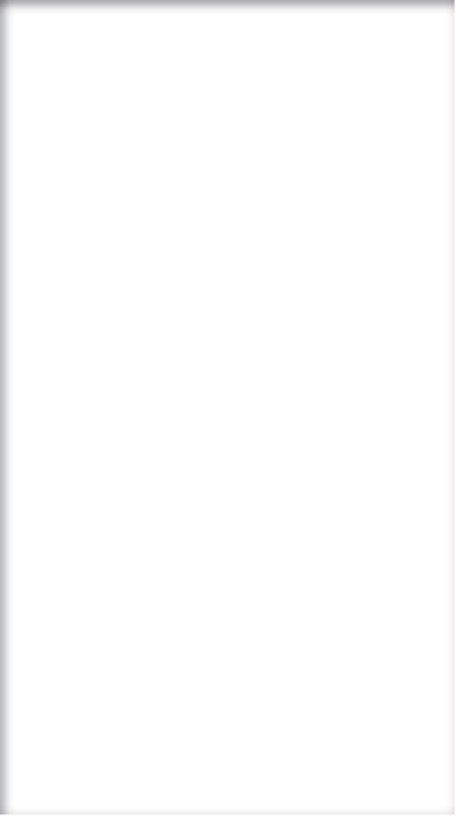
#> input picture assets/generated/mat_window_depth.png, 912 x 1632 px (shown at 1/2 size); the run also reads 1 picture not shown here
$ python render_card_png.py
#> lines starting #> are read from the running program, lines starting #| are printed output that depends on the picture
### scripts/_utils.py
"""
SSRGenerate — アセット生成スクリプト共通ユーティリティ

- card-config.js の読み込み (`load_card_config`)
- 決定論的シード解決 (`resolve_seed`)
- スカラー補間・色変換・合成ヘルパー (`smoothstep`, `linear_to_srgb`, `srgb_to_unpremul_rgba`, `porter_duff_over`, `tight_crop_rgba`)
- 斜め多段ストップ・リニアグラデーション生成 (`make_linear_gradient`)
- 多周波微細シボ高さマップ生成 (`generate_micro_emboss_height`)
- 標準偏差正規化 (`norm_std`)
- カード物理寸法・金属パレット定数 (`CARD_*`, `GOLD_RAMP`, `SILVER_RAMP`)
- 金属レリーフ陰影（法線勾配ランバート＋ブリン・フォン）(`shade_metal_relief`)
- 高速PNG保存ヘルパー (`save_png`)
"""
from __future__ import annotations

from dataclasses import dataclass
import io
import json
import math
import os
import re
import subprocess
import time
from pathlib import Path
from typing import Any, Dict, List, Tuple

import numpy as np
from PIL import Image, ImageDraw, ImageOps
from scipy.ndimage import gaussian_filter

PROJECT_ROOT = Path(__file__).resolve().parent.parent
ASSETS_DIR = PROJECT_ROOT / "assets"
FONTS_DIR = ASSETS_DIR / "fonts"
CUSTOM_FONTS_DIR = ASSETS_DIR / "fonts_custom"
OUT_DIR = ASSETS_DIR / "generated"
CONFIG_PATH = PROJECT_ROOT / "card-config.js"
DEFAULT_SEED = 20261120

# キャンバス・リザルトカードの物理寸法（compositions/shared-base.css の --card-w / --card-h / --card-border と一致させること）
CANVAS_W = 1080
CANVAS_H = 1920
CARD_W = 900
CARD_H = 1590
CARD_BORDER = 20
CARD_OUTER_R = 40
CARD_INNER_R = 24
CARD_INNER_W = CARD_W - CARD_BORDER * 2
CARD_INNER_H = CARD_H - CARD_BORDER * 2


@dataclass(frozen=True)
class LayoutSpec:
    orientation: str      # "portrait" | "landscape"
    canvas_w: int         # 1080 | 1920
    canvas_h: int         # 1920 | 1080
    card_w: int           # 900  | 1480
    card_h: int           # 1590 | 860
    card_border: int      # 20
    card_outer_r: int     # 40
    card_inner_r: int     # 24
    card_inner_w: int     # 860  | 1440
    card_inner_h: int     # 1550 | 820


PORTRAIT_LAYOUT = LayoutSpec(
    orientation="portrait",
    canvas_w=1080,
    canvas_h=1920,
    card_w=900,
    card_h=1590,
    card_border=CARD_BORDER,
    card_outer_r=CARD_OUTER_R,
    card_inner_r=CARD_INNER_R,
    card_inner_w=900 - CARD_BORDER * 2,
    card_inner_h=1590 - CARD_BORDER * 2,
)

LANDSCAPE_LAYOUT = LayoutSpec(
    orientation="landscape",
    canvas_w=1920,
    canvas_h=1080,
    card_w=1480,
    card_h=860,
    card_border=CARD_BORDER,
    card_outer_r=CARD_OUTER_R,
    card_inner_r=CARD_INNER_R,
    card_inner_w=1480 - CARD_BORDER * 2,
    card_inner_h=860 - CARD_BORDER * 2,
)

HTML_TARGETS = (
    PROJECT_ROOT / "index.html",
    PROJECT_ROOT / "compositions" / "scene-summon.html",
    PROJECT_ROOT / "compositions" / "scene-result.html",
)

# 金属パレット（白 → シャンパン → 琥珀 → 暗褐の明暗階調）
GOLD_RAMP: List[Tuple[int, int, int]] = [
    (58, 34, 14),     # 暗褐
    (140, 88, 30),    # 琥珀影
    (212, 162, 76),   # 琥珀
    (242, 223, 179),  # シャンパン
    (255, 253, 245),  # 白金
]
SILVER_RAMP: List[Tuple[int, int, int]] = [
    (36, 40, 52),
    (104, 112, 132),
    (178, 186, 204),
    (226, 232, 242),
    (255, 255, 255),
]


def parse_attribute_parts(
    raw_attr: str = "",
    badge: Any = None,
    label: Any = None,
) -> Tuple[str, str]:
    """
    属性設定を (badge_char, label_text) へ正規化する。
    - attributeBadge / attributeLabel が指定されていれば優先（"__EMPTY__" / "none" は空文字列化）
    - 両方未指定の場合のみ、従来の attribute 文字列（例: "光属性 / BABY"）を後方互換パース
    """
    has_split = (badge is not None) or (label is not None)
    if has_split:
        raw_b = str(badge or "").strip()
        raw_l = str(label or "").strip()
        if raw_b == "__EMPTY__" or raw_b.lower() == "none":
            raw_b = ""
        if raw_l == "__EMPTY__" or raw_l.lower() == "none":
            raw_l = ""
        b = raw_b[:1]
        l = raw_l
        if not b and not l:
            return "", ""
        return b, l

    clean = str(raw_attr or "").strip()
    if not clean or clean == "__EMPTY__" or clean.lower() == "none":
        return "", ""
    parts = [p.strip() for p in clean.replace("／", "/").split("/") if p.strip()]
    if len(parts) >= 2:
        jp = parts[0]
        b = jp.replace("属性", "").strip()[:1] or jp[:1]
        return b, parts[1]
    # スラッシュなし単体文字列の場合
    b = clean.replace("属性", "").strip()[:1] or clean[:1]
    return b, clean


def format_attribute_key_text(
    cfg_or_raw: Any = "",
    badge: Any = None,
    label: Any = None,
) -> str:
    """(b, l) から "b / l" または "l" または "b" または "" を組み立てる"""
    if isinstance(cfg_or_raw, dict):
        raw_attr = cfg_or_raw.get("attribute", "")
        has_split = ("attributeBadge" in cfg_or_raw) or ("attributeLabel" in cfg_or_raw)
        b_val = cfg_or_raw.get("attributeBadge") if has_split else None
        l_val = cfg_or_raw.get("attributeLabel") if has_split else None
        b, l = parse_attribute_parts(raw_attr=str(raw_attr or ""), badge=b_val, label=l_val)
    else:
        b, l = parse_attribute_parts(raw_attr=str(cfg_or_raw or ""), badge=badge, label=label)

    if b and l:
        return f"{b} / {l}"
    return l or b


# [48 lines left out: function apply_config_overrides, not called in this run]


def load_card_config() -> Dict[str, Any]:
    """card-config.js から window.SSR_CARD_CONFIG を読み込み、環境変数オーバーライドがあれば適用する。
    親プロセスが SSR_RESOLVED_CONFIG_JSON を設定している場合は即座にパースして返し、Node.js 多重起動を抑止する。
    """
    cached_json = os.environ.get("SSR_RESOLVED_CONFIG_JSON", "").strip()
    if cached_json:
        try:
            return json.loads(cached_json)
        except Exception:
            pass

    cfg: Dict[str, Any] = {}
    if CONFIG_PATH.exists():
        try:
            res = subprocess.run(
                [
                    "node",
                    "-e",
                    (
                        "const fs=require('fs');"
                        "const window={};"
                        "eval(fs.readFileSync(process.argv[1],'utf8'));"
                        "process.stdout.write(JSON.stringify(window.SSR_CARD_CONFIG||{}));"
                    ),
                    str(CONFIG_PATH),
                ],
                capture_output=True,
                text=True,
                encoding="utf-8",
                check=True,
            )
            cfg = json.loads(res.stdout)
        except Exception:
            cfg = {}

    env_ov = os.environ.get("SSR_CARD_CONFIG_OVERRIDES", "").strip()
    if env_ov:
        try:
            cfg = apply_config_overrides(cfg, json.loads(env_ov))
        except Exception:
            pass
    return cfg


def resolve_photo_path(photo_rel: str) -> Path:
    raw = str(photo_rel or "assets/photo.jpg").strip()
    p = Path(raw)
    if p.is_absolute():
        return p
    return PROJECT_ROOT / raw.lstrip("./\\")


def resolve_layout(cfg: Dict[str, Any] | None = None) -> LayoutSpec:
    """
    cfg["orientation"] ("portrait" | "landscape" | "auto") を解決して LayoutSpec を返す。
    "auto" の場合は EXIF 回転補正後の入力写真サイズで width > height なら landscape とする。
    """
    c = cfg if cfg is not None else load_card_config()
    raw_ori = str(c.get("orientation", "portrait") or "portrait").strip().lower()
    if raw_ori == "landscape":
        return LANDSCAPE_LAYOUT
    if raw_ori == "auto":
        photo_path = resolve_photo_path(str(c.get("photo", "assets/photo.jpg")))
        if photo_path.is_file():
            try:
                with Image.open(photo_path) as im:
                    im_t = ImageOps.exif_transpose(im)
                    w, h = im_t.size
                if w > h:
                    return LANDSCAPE_LAYOUT
            except Exception:
                pass
    return PORTRAIT_LAYOUT


# [37 lines left out: functions sync_html_resolution, resolve_seed, not called in this run]


def save_png(img: Image.Image, path: Path, compress_level: int = 6) -> None:
    """総当たりフィルタ探索(optimize=True)を避け、並列エンコード＋リトライ付きで安全にPNG保存する"""
    buf = io.BytesIO()
    img.save(buf, format="PNG", compress_level=compress_level)
    data = buf.getvalue()
    for attempt in range(5):
        try:
            with open(path, "wb") as f:
                f.write(data)
            return
        except OSError:
            if attempt == 4:
                raise
            time.sleep(0.08 * (attempt + 1))


# [22 lines left out: functions smoothstep, linear_to_srgb, srgb_to_unpremul_rgba, not called in this run]


def porter_duff_over(
    fg_rgb: np.ndarray,
    fg_a: np.ndarray,
    bg_rgb: np.ndarray,
    bg_a: np.ndarray,
) -> Tuple[np.ndarray, np.ndarray]:
    """Porter-Duff Over 合成: 前景 (fg_rgb, fg_a) を 背景 (bg_rgb, bg_a) の上に重ねる"""
    a = fg_a + bg_a * (1.0 - fg_a)
    rgb = (fg_rgb * fg_a[..., None] + bg_rgb * (bg_a * (1.0 - fg_a))[..., None]) / np.maximum(a, 1e-5)[..., None]
    return np.clip(rgb, 0.0, 1.0), np.clip(a, 0.0, 1.0)


# [135 lines left out: functions tight_crop_rgba, norm_std, make_linear_gradient, generate_micro_emboss_height, gaussian_blur_f, ramp_lookup and 2 more, not called in this run]


def rgba_from_float(rgb: np.ndarray, alpha: np.ndarray) -> Image.Image:
    """float RGB [0,1] と alpha [0,1] から RGBA Image を生成する"""
    h, w = alpha.shape
    out = np.zeros((h, w, 4), dtype=np.uint8)
    out[..., :3] = (np.clip(rgb, 0.0, 1.0) * 255.0 + 0.5).astype(np.uint8)
    out[..., 3] = (np.clip(alpha, 0.0, 1.0) * 255.0 + 0.5).astype(np.uint8)
    return Image.fromarray(out, mode="RGBA")


# [17 lines left out: function generate_film_grain_overlay, not called in this run]

### scripts/render_card_png.py
"""
SSRGenerate — フル解像度 SSR カード静止画 PNG 合成エンジン (縦 900x1590 / 横 1480x860)

動画レンダリングとは独立して、フル解像度座標系と
生成済み物理箔タイポグラフィ・虹金属箔フレーム・適応型ビネット・ホログラムシマーを用いて、
終盤静止カード (#ssr-card) と 100% 同一解像度の透過角丸 PNG を高速合成する。

使い方:
  python scripts/render_card_png.py -o renders/SSR_royal-foil_20261123.card.png
  python scripts/render_card_png.py --overrides-stdin -o renders/card.png
"""
from __future__ import annotations

import argparse
import json
import math
import re
import sys
import time
from pathlib import Path
from typing import Any, Dict, Optional, Tuple

import numpy as np
from PIL import Image, ImageDraw, ImageOps

from _utils import (
    OUT_DIR,
    PROJECT_ROOT,
    LayoutSpec,
    apply_config_overrides,
    format_attribute_key_text,
    load_card_config,
    porter_duff_over,
    resolve_layout,
    resolve_photo_path,
    rgba_from_float,
    save_png,
)

MANIFEST_PATH = OUT_DIR / "typo-manifest.js"


def _load_typo_manifest() -> Dict[str, Any]:
    if not MANIFEST_PATH.is_file():
        return {}
    text = MANIFEST_PATH.read_text(encoding="utf-8")
    m = re.search(r"window\.SSR_TYPO_MANIFEST\s*=\s*(\{[\s\S]*\})\s*;", text)
    if not m:
        return {}
    try:
        return json.loads(m.group(1))
    except Exception:
        return {}


# [29 lines left out: function _parse_css_object_position, not called in this run]


def _make_rounded_rect_mask(w: int, h: int, radius: int, ss: int = 3) -> np.ndarray:
    """アンチエイリアス付きの角丸矩形マスク [0, 1] (H, W) float32"""
    sw, sh = w * ss, h * ss
    im = Image.new("L", (sw, sh), 0)
    d = ImageDraw.Draw(im)
    d.rounded_rectangle([0, 0, sw - 1, sh - 1], radius=radius * ss, fill=255)
    return np.asarray(im.resize((w, h), Image.Resampling.LANCZOS), dtype=np.float32) / 255.0


def _render_fitted_photo(cfg: Dict[str, Any], inner_w: int, inner_h: int) -> np.ndarray:
    """CSS の #card-photo (object-fit, object-position, scale(photoZoom)) を忠実に再現した RGB [0,1] を返す"""
    bg_rgb = np.zeros((inner_h, inner_w, 3), dtype=np.float32)
    bg_rgb[:, :] = np.array([11, 16, 36], dtype=np.float32) / 255.0  # #0b1024

    photo_rel = str(cfg.get("photo", "assets/photo.jpg") or "assets/photo.jpg").strip()
    photo_path = resolve_photo_path(photo_rel)
    if not photo_path.is_file():
        return bg_rgb

    try:
        with Image.open(photo_path) as raw_im:
            im = ImageOps.exif_transpose(raw_im).convert("RGB")
    except Exception:
        return bg_rgb

    iw, ih = max(1, im.width), max(1, im.height)
    fit = str(cfg.get("photoFit", "cover") or "cover").strip().lower()
    try:
        zoom = max(0.25, float(cfg.get("photoZoom", 1.05)))
    except (TypeError, ValueError):
        zoom = 1.05
    px, py = _parse_css_object_position(str(cfg.get("photoPosition", "50% 35%") or "50% 35%"))

    scale = min(inner_w / iw, inner_h / ih) if fit == "contain" else max(inner_w / iw, inner_h / ih)
    rw = max(1, int(round(iw * scale)))
    rh = max(1, int(round(ih * scale)))
    resized = im.resize((rw, rh), Image.Resampling.LANCZOS)

    canvas = Image.new("RGB", (inner_w, inner_h), (11, 16, 36))
    ox = int(round((inner_w - rw) * px))
    oy = int(round((inner_h - rh) * py))
    canvas.paste(resized, (ox, oy))

    if abs(zoom - 1.0) > 1e-3:
        zw = max(1, int(round(inner_w * zoom)))
        zh = max(1, int(round(inner_h * zoom)))
        zoomed = canvas.resize((zw, zh), Image.Resampling.LANCZOS)
        if zoom >= 1.0:
            cx0 = (zw - inner_w) // 2
            cy0 = (zh - inner_h) // 2
            canvas = zoomed.crop((cx0, cy0, cx0 + inner_w, cy0 + inner_h))
        else:
            bg = Image.new("RGB", (inner_w, inner_h), (11, 16, 36))
            bg.paste(zoomed, ((inner_w - zw) // 2, (inner_h - zh) // 2))
            canvas = bg

    return np.asarray(canvas, dtype=np.float32) / 255.0


def _apply_photo_vignette(
    photo_rgb: np.ndarray,
    layout_id: str,
    is_landscape: bool,
    mid_alpha: float,
    bot_alpha: float,
) -> np.ndarray:
    """scene-result.css の .photo-vignette をレイアウト・向き別に忠実に適用する"""
#> in render_card_image, dim is the input picture: PIL image 912x1632 RGBA; mean R, G, B, A 5.3, 7.2, 18, 2.2
    h, w, _ = photo_rgb.shape
    y = np.linspace(0.0, 1.0, h, dtype=np.float32)[:, None]
    out = photo_rgb.copy()

    if layout_id == "royal-fantasy":
        # linear-gradient(to bottom, rgba(6,9,20,0) 0..62/65%, mid 80/82%, bot 100%)
        y0 = 0.65 if is_landscape else 0.62
        y1 = 0.82 if is_landscape else 0.80
        a = np.where(
            y <= y0,
            0.0,
            np.where(
                y <= y1,
                (y - y0) / max(1e-5, y1 - y0) * mid_alpha,
                mid_alpha + (y - y1) / max(1e-5, 1.0 - y1) * (bot_alpha - mid_alpha),
            ),
        ).astype(np.float32)
        vig_c = np.array([6, 9, 20], dtype=np.float32) / 255.0
        out = out * (1.0 - a[..., None]) + vig_c * a[..., None]
        return np.clip(out, 0.0, 1.0)

    if layout_id == "pop-horizontal":
        # linear-gradient(to bottom, rgba(12,10,22,0) 0..60/64%, mid 78/80%, bot 100%)
        y0 = 0.64 if is_landscape else 0.60
        y1 = 0.80 if is_landscape else 0.78
        a = np.where(
            y <= y0,
            0.0,
            np.where(
                y <= y1,
                (y - y0) / max(1e-5, y1 - y0) * mid_alpha,
                mid_alpha + (y - y1) / max(1e-5, 1.0 - y1) * (bot_alpha - mid_alpha),
            ),
        ).astype(np.float32)
        vig_c = np.array([12, 10, 22], dtype=np.float32) / 255.0
        out = out * (1.0 - a[..., None]) + vig_c * a[..., None]
        return np.clip(out, 0.0, 1.0)

    # classic-center: radial-gradient + linear-gradient
    yy, xx = np.mgrid[0:h, 0:w].astype(np.float32)
    cy = h * (0.44 if is_landscape else 0.42)
    cx = w * 0.50
    # farthest-corner radius from (cx, cy)
    max_r = math.hypot(max(cx, w - cx), max(cy, h - cy))
    r_norm = np.hypot(xx - cx, yy - cy) / max(1.0, max_r)
    r0 = 0.62 if is_landscape else 0.58
    rad_peak = 0.30 if is_landscape else 0.34
    rad_a = np.clip((r_norm - r0) / max(1e-5, 1.0 - r0), 0.0, 1.0) * rad_peak
    c_dark = np.array([4, 6, 17], dtype=np.float32) / 255.0
    out = out * (1.0 - rad_a[..., None]) + c_dark * rad_a[..., None]

    top_peak = 0.24 if is_landscape else 0.30
    y_clear = 0.62 if is_landscape else 0.54
    y_mid = 0.79 if is_landscape else 0.73
    lin_a = np.where(
        y <= 0.16,
        top_peak * (1.0 - y / 0.16),
        np.where(
            y <= y_clear,
            0.0,
            np.where(
                y <= y_mid,
                (y - y_clear) / max(1e-5, y_mid - y_clear) * mid_alpha,
                mid_alpha + (y - y_mid) / max(1e-5, 1.0 - y_mid) * (bot_alpha - mid_alpha),
            ),
        ),
    ).astype(np.float32)
    c_top = np.array([6, 9, 22], dtype=np.float32) / 255.0
    t_bot = np.clip((y - y_mid) / max(1e-5, 1.0 - y_mid), 0.0, 1.0)
    c_lin = c_top[None, :] * (1.0 - t_bot) + c_dark[None, :] * t_bot
    out = out * (1.0 - lin_a[..., None]) + c_lin[:, None, :] * lin_a[..., None]
    return np.clip(out, 0.0, 1.0)


def _apply_holo_static_sheen(inner_rgb: np.ndarray, is_landscape: bool, sheen_opacity: float = 0.84) -> np.ndarray:
    """#holo-mask-zone + #holo-static-sheen (中央被写体0%保護・外縁のみscreen合成)"""
    h, w, _ = inner_rgb.shape
    yy, xx = np.mgrid[0:h, 0:w].astype(np.float32)

    # 128deg linear-gradient
    ang = math.radians(128.0)
    dx, dy = math.sin(ang), -math.cos(ang)
    nx = xx / max(1.0, w - 1) - 0.5
    ny = yy / max(1.0, h - 1) - 0.5
    proj = nx * dx + ny * dy
    pmin, pmax = float(proj.min()), float(proj.max())
    t = (proj - pmin) / max(1e-6, pmax - pmin)

    # stops: 0%: (255,252,245)*0.22, 18%: (242,223,179)*0.12, 36..70%: 0, 86%: (118,212,238)*0.14, 100%: (232,141,180)*0.18
    c0 = np.array([255, 252, 245], dtype=np.float32) / 255.0 * 0.22
    c1 = np.array([242, 223, 179], dtype=np.float32) / 255.0 * 0.12
    c4 = np.array([118, 212, 238], dtype=np.float32) / 255.0 * 0.14
    c5 = np.array([232, 141, 180], dtype=np.float32) / 255.0 * 0.18

    sheen = np.zeros((h, w, 3), dtype=np.float32)
    m0 = t <= 0.18
    f0 = (t[m0] / 0.18)[:, None]
    sheen[m0] = c0 * (1.0 - f0) + c1 * f0

    m1 = (t > 0.18) & (t <= 0.36)
    f1 = ((t[m1] - 0.18) / 0.18)[:, None]
    sheen[m1] = c1 * (1.0 - f1)

    m3 = (t > 0.70) & (t <= 0.86)
    f3 = ((t[m3] - 0.70) / 0.16)[:, None]
    sheen[m3] = c4 * f3

    m4 = t > 0.86
    f4 = ((t[m4] - 0.86) / 0.14)[:, None]
    sheen[m4] = c4 * (1.0 - f4) + c5 * f4

    # radial-gradient mask (central subject protection)
    rx = w * (0.46 if is_landscape else 0.50)
    ry = h * (0.50 if is_landscape else 0.42)
    cx = w * 0.50
    cy = h * (0.44 if is_landscape else 0.42)
    er = np.hypot((xx - cx) / max(1.0, rx), (yy - cy) / max(1.0, ry))
    mask = np.where(
        er <= 0.66,
        0.0,
        np.where(
            er <= 0.84,
            (er - 0.66) / 0.18 * 0.26,
            0.26 + np.clip((er - 0.84) / 0.16, 0.0, 1.0) * (0.90 - 0.26),
        ),
    ).astype(np.float32)

    eff_sheen = np.clip(sheen * (mask * sheen_opacity)[..., None], 0.0, 1.0)
    # screen blend
    return np.clip(1.0 - (1.0 - inner_rgb) * (1.0 - eff_sheen), 0.0, 1.0)


def _paste_rgba_over(
    dst_rgb: np.ndarray,
    dst_a: np.ndarray,
    src_img: Image.Image,
    x: int,
    y: int,
    opacity: float = 1.0,
    blend_mode: str = "normal",
) -> None:
    """dst (H, W, 3), dst_a (H, W) に対して src_img (RGBA) を座標 (x, y) でインプレース合成する"""
#> called with x = 0, y = 0, opacity = 1, blend_mode = 'normal'
    dh, dw = dst_a.shape
    sw, sh = src_img.size
    x0, y0 = max(0, x), max(0, y)
    x1, y1 = min(dw, x + sw), min(dh, y + sh)
    if x1 <= x0 or y1 <= y0:
        return

    arr = np.asarray(src_img.convert("RGBA"), dtype=np.float32)[y0 - y : y1 - y, x0 - x : x1 - x] / 255.0
    s_rgb = arr[..., :3]
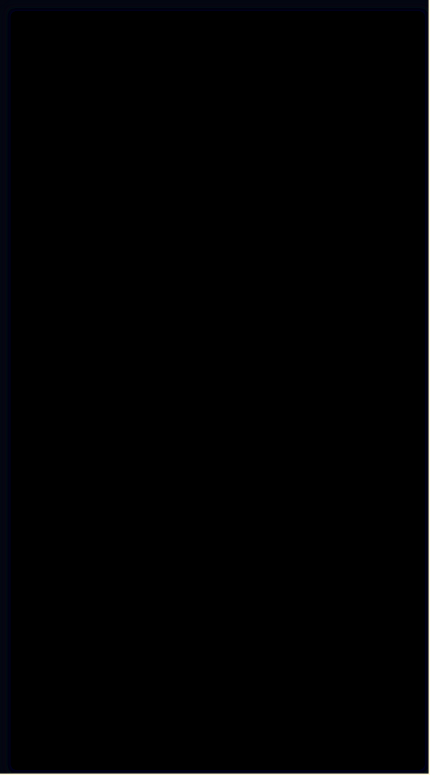
#> s_rgb: shape (1550, 860, 3) float32 (shown at 1/2 size); mean R, G, B 0.00572, 0.0059, 0.00806
    s_a = np.clip(arr[..., 3] * opacity, 0.0, 1.0)
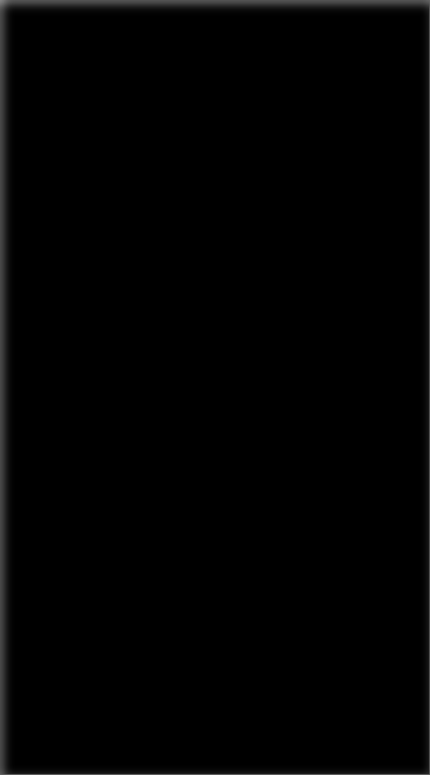
#> s_a: shape (1550, 860) float32 (shown at 1/2 size); min 0, max 0.514, mean 0.00877

    d_rgb = dst_rgb[y0:y1, x0:x1]
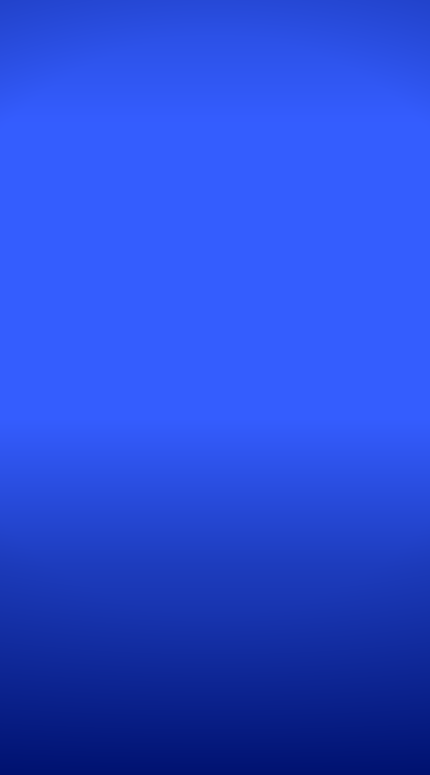
#> d_rgb: shape (1550, 860, 3) float32 (shown at 1/2 size); mean of channels 0, 1, 2 0.0365, 0.0533, 0.123; drawn with min black and max white
    d_a = dst_a[y0:y1, x0:x1]
#> d_a: shape (1550, 860) float32; every value is 1

    if blend_mode == "screen":
        # screen blend weighted by source alpha
        scr_rgb = 1.0 - (1.0 - d_rgb) * (1.0 - s_rgb * s_a[..., None])
        dst_rgb[y0:y1, x0:x1] = np.clip(scr_rgb, 0.0, 1.0)
        dst_a[y0:y1, x0:x1] = np.clip(d_a + s_a * (1.0 - d_a), 0.0, 1.0)
    else:
        out_rgb, out_a = porter_duff_over(s_rgb, s_a, d_rgb, d_a)
#> (the rest of the program and of its run is left out)
